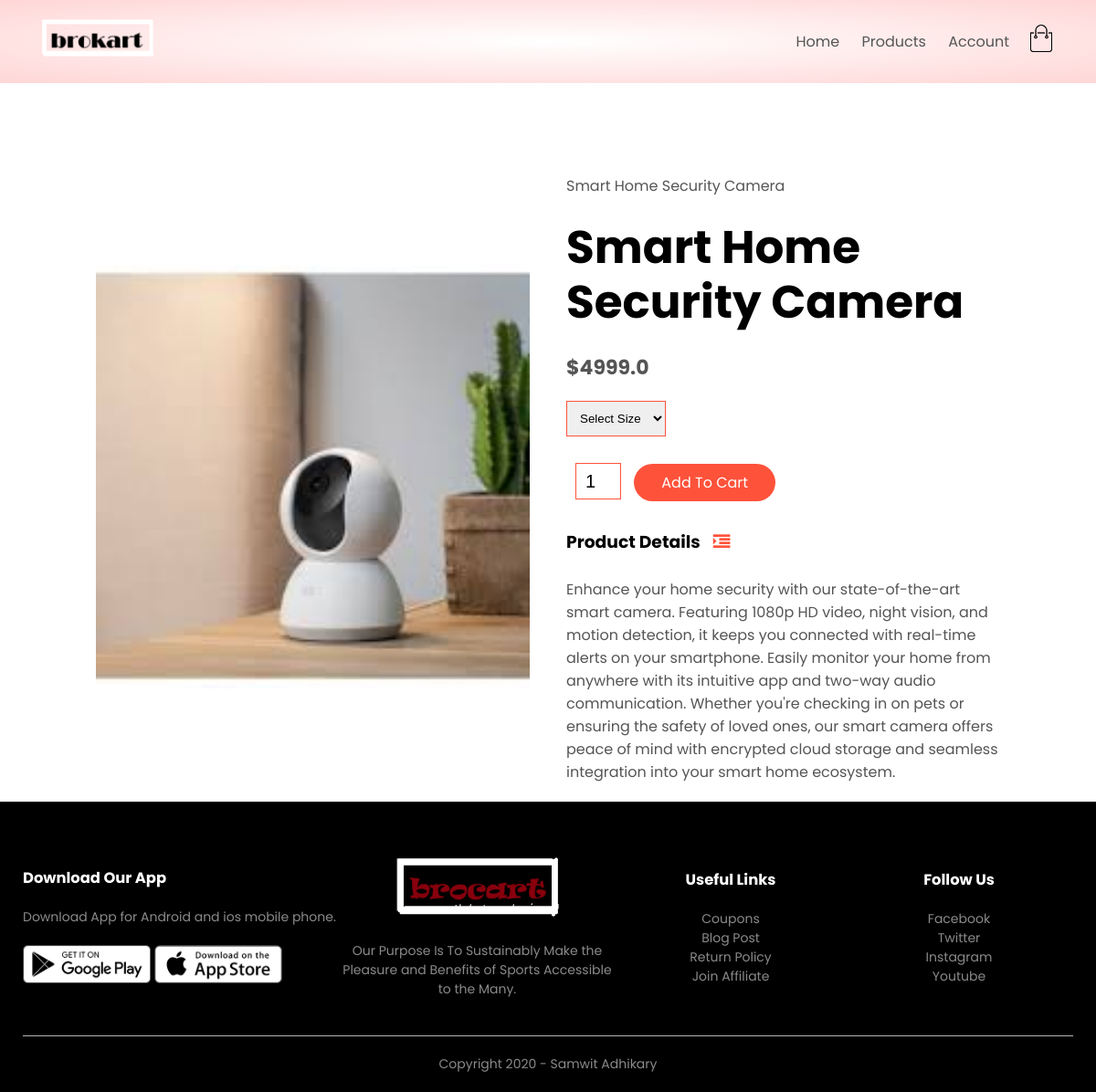
Screenshot of /product_details/3 with the database file from the repository.
### products/models.py (models this page shows, shortened)
class Product(models.Model):
    LIVE=1
    DELETE=0
    DELETE_CHOICES=((LIVE,'live'),(DELETE,'delete'))
    title=models.CharField(max_length=200)
    price=models.FloatField()
    description=models.TextField()
    image=models.ImageField(upload_to='media/')
    priority=models.IntegerField(default=0)
    delete_status=models.IntegerField(choices=DELETE_CHOICES,default=LIVE)
    created_at=models.DateTimeField(auto_now_add=True)
    updated_at=models.DateTimeField(auto_now=True)

### products/views.py (the view)
# urls.py: path('product_details/<pk>',views.detail_product,name='detail_product')
def detail_product(request,pk):
    product=Product.objects.get(pk=pk)
    context={'product':product}
    return render(request,'product_detail.html',context)

### templates/product_detail.html
{% extends 'blank_layout.html'%}
{%block content%}
{%include 'product_description.html'%}
{%endblock content%}

### templates/product_description.html (shortened to what this page needs)
{%load static %}
<div class="small-container single-product">
    <div class="row">
        <div class="col-2">
            <img src="{{ product.image.url }}"width="100%" id="ProductImg">
        </div>
        <div class="col-2">
            <p>{{product.title}}</p>
            <h1>{{product.title}}</h1>
            <h4>${{product.price}}</h4>
            <select>
                <option>Select Size</option>
            </select>
            <input type="number" value="1">
            <a href class="btn">Add To Cart</a>
            <h3>Product Details <i class="fa fa-indent"></i></h3>
            <br>
            <p>{{product.description}}</p>
        </div>
    </div>
</div>

### static/css/style.css (style rules this page uses)
* { margin: 0; padding: 0; box-sizing: border-box; }
body { font-family: 'Poppins', sans-serif; }
a { text-decoration: none; color: #555; }
p { color: #555; }
.row { display: flex; align-items: center; flex-wrap: wrap; justify-content: space-around; }
.col-2 { flex-basis: 50%; min-width: 300px; }
.col-2 img { max-width: 100%; padding: 50px 0; }
.col-2 h1 { font-size: 50px; line-height: 60px; margin: 25px 0; }
.btn { display: inline-block; background: #ff523b; color: white; padding: 8px 30px; margin: 30px 0; border-radius: 30px; transition: background 0.5s; }
.small-container { max-width: 1080px; margin: auto; padding-left: 25px; padding-right: 25px; }
h4 { color: #555; font-weight: normal; }
select { border: 1px solid #ff523b; padding: 5px; }
.single-product { margin-top: 80px; }
.single-product .col-2 img { padding: 0; }
.single-product .col-2 { padding: 20px; }
.single-product h4 { margin: 20px 0; font-size: 22px; font-weight: bold; }
.single-product select { display: block; padding: 10px; margin-top: 20px; }
.single-product input { width: 50px; height: 40px; padding-left: 10px; font-size: 20px; margin-left: 10px; border: 1px solid #ff523b; margin-right: 10px; }
.single-product .fa { color: #ff523b; margin-left: 10px; }

### rows the page displays
Product: image (picture), title "Smart Home Security Camera", price "4999.0", description "Enhance your home security with our state-of-the-art smart camera. Featuring 1080p HD video, night vision, and motion detection, it keeps you connected with real-time alerts on your smartphone. Easily monitor your home from anywhere with its intuitive app and two-way audio communication. Whether you're checking in on pets or ensuring the safety of loved ones, our smart camera offers peace of mind with encrypted cloud storage and seamless integration into your smart home ecosystem."
